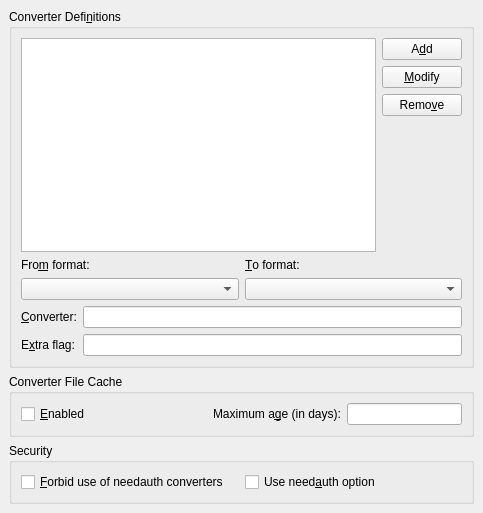
<?xml version="1.0" encoding="UTF-8"?>
<ui version="4.0">
 <class>PrefConvertersUi</class>
 <widget class="QWidget" name="PrefConvertersUi">
  <property name="geometry">
   <rect>
    <x>0</x>
    <y>0</y>
    <width>483</width>
    <height>513</height>
   </rect>
  </property>
  <property name="windowTitle">
   <string/>
  </property>
  <layout class="QGridLayout">
   <property name="leftMargin">
    <number>9</number>
   </property>
   <property name="topMargin">
    <number>9</number>
   </property>
   <property name="rightMargin">
    <number>9</number>
   </property>
   <property name="bottomMargin">
    <number>9</number>
   </property>
   <property name="spacing">
    <number>6</number>
   </property>
   <item row="0" column="0">
    <widget class="QGroupBox" name="converterDefGB">
     <property name="title">
      <string>Converter Defi&amp;nitions</string>
     </property>
     <property name="flat">
      <bool>true</bool>
     </property>
     <layout class="QGridLayout">
      <property name="leftMargin">
       <number>9</number>
      </property>
      <property name="topMargin">
       <number>9</number>
      </property>
      <property name="rightMargin">
       <number>9</number>
      </property>
      <property name="bottomMargin">
       <number>9</number>
      </property>
      <property name="spacing">
       <number>6</number>
      </property>
      <item row="0" column="0">
       <widget class="QListWidget" name="convertersLW">
        <property name="sizePolicy">
         <sizepolicy hsizetype="Expanding" vsizetype="Expanding">
          <horstretch>0</horstretch>
          <verstretch>0</verstretch>
         </sizepolicy>
        </property>
       </widget>
      </item>
      <item row="2" column="0" colspan="2">
       <layout class="QGridLayout">
        <property name="leftMargin">
         <number>0</number>
        </property>
        <property name="topMargin">
         <number>0</number>
        </property>
        <property name="rightMargin">
         <number>0</number>
        </property>
        <property name="bottomMargin">
         <number>0</number>
        </property>
        <property name="spacing">
         <number>6</number>
        </property>
        <item row="0" column="1">
         <layout class="QVBoxLayout">
          <property name="spacing">
           <number>6</number>
          </property>
          <property name="leftMargin">
           <number>0</number>
          </property>
          <property name="topMargin">
           <number>0</number>
          </property>
          <property name="rightMargin">
           <number>0</number>
          </property>
          <property name="bottomMargin">
           <number>0</number>
          </property>
          <item>
           <widget class="QLineEdit" name="converterED"/>
          </item>
          <item>
           <widget class="QLineEdit" name="converterFlagED"/>
          </item>
         </layout>
        </item>
        <item row="0" column="0">
         <layout class="QVBoxLayout">
          <property name="spacing">
           <number>6</number>
          </property>
          <property name="leftMargin">
           <number>0</number>
          </property>
          <property name="topMargin">
           <number>0</number>
          </property>
          <property name="rightMargin">
           <number>0</number>
          </property>
          <property name="bottomMargin">
           <number>0</number>
          </property>
          <item>
           <widget class="QLabel" name="converterLA">
            <property name="text">
             <string>&amp;Converter:</string>
            </property>
            <property name="buddy">
             <cstring>converterED</cstring>
            </property>
           </widget>
          </item>
          <item>
           <widget class="QLabel" name="converterFlagLA">
            <property name="text">
             <string>E&amp;xtra flag:</string>
            </property>
            <property name="buddy">
             <cstring>converterFlagED</cstring>
            </property>
           </widget>
          </item>
         </layout>
        </item>
       </layout>
      </item>
      <item row="1" column="0" colspan="2">
       <layout class="QHBoxLayout">
        <property name="spacing">
         <number>6</number>
        </property>
        <property name="leftMargin">
         <number>0</number>
        </property>
        <property name="topMargin">
         <number>0</number>
        </property>
        <property name="rightMargin">
         <number>0</number>
        </property>
        <property name="bottomMargin">
         <number>0</number>
        </property>
        <item>
         <layout class="QVBoxLayout">
          <property name="spacing">
           <number>6</number>
          </property>
          <property name="leftMargin">
           <number>0</number>
          </property>
          <property name="topMargin">
           <number>0</number>
          </property>
          <property name="rightMargin">
           <number>0</number>
          </property>
          <property name="bottomMargin">
           <number>0</number>
          </property>
          <item>
           <widget class="QLabel" name="converterFromLA">
            <property name="text">
             <string>Fro&amp;m format:</string>
            </property>
            <property name="buddy">
             <cstring>converterFromCO</cstring>
            </property>
           </widget>
          </item>
          <item>
           <widget class="QComboBox" name="converterFromCO">
            <property name="sizePolicy">
             <sizepolicy hsizetype="MinimumExpanding" vsizetype="Fixed">
              <horstretch>0</horstretch>
              <verstretch>0</verstretch>
             </sizepolicy>
            </property>
           </widget>
          </item>
         </layout>
        </item>
        <item>
         <layout class="QVBoxLayout">
          <property name="spacing">
           <number>6</number>
          </property>
          <property name="leftMargin">
           <number>0</number>
          </property>
          <property name="topMargin">
           <number>0</number>
          </property>
          <property name="rightMargin">
           <number>0</number>
          </property>
          <property name="bottomMargin">
           <number>0</number>
          </property>
          <item>
           <widget class="QLabel" name="converterToLA">
            <property name="text">
             <string>&amp;To format:</string>
            </property>
            <property name="buddy">
             <cstring>converterToCO</cstring>
            </property>
           </widget>
          </item>
          <item>
           <widget class="QComboBox" name="converterToCO">
            <property name="sizePolicy">
             <sizepolicy hsizetype="MinimumExpanding" vsizetype="Fixed">
              <horstretch>0</horstretch>
              <verstretch>0</verstretch>
             </sizepolicy>
            </property>
           </widget>
          </item>
         </layout>
        </item>
       </layout>
      </item>
      <item row="0" column="1">
       <layout class="QVBoxLayout">
        <property name="spacing">
         <number>6</number>
        </property>
        <property name="leftMargin">
         <number>0</number>
        </property>
        <property name="topMargin">
         <number>0</number>
        </property>
        <property name="rightMargin">
         <number>0</number>
        </property>
        <property name="bottomMargin">
         <number>0</number>
        </property>
        <item>
         <widget class="QPushButton" name="converterNewPB">
          <property name="text">
           <string>A&amp;dd</string>
          </property>
         </widget>
        </item>
        <item>
         <widget class="QPushButton" name="converterModifyPB">
          <property name="text">
           <string>&amp;Modify</string>
          </property>
         </widget>
        </item>
        <item>
         <widget class="QPushButton" name="converterRemovePB">
          <property name="sizePolicy">
           <sizepolicy hsizetype="Minimum" vsizetype="Fixed">
            <horstretch>0</horstretch>
            <verstretch>0</verstretch>
           </sizepolicy>
          </property>
          <property name="text">
           <string>Remo&amp;ve</string>
          </property>
         </widget>
        </item>
        <item>
         <spacer>
          <property name="orientation">
           <enum>Qt::Vertical</enum>
          </property>
          <property name="sizeHint" stdset="0">
           <size>
            <width>75</width>
            <height>16</height>
           </size>
          </property>
         </spacer>
        </item>
       </layout>
      </item>
     </layout>
    </widget>
   </item>
   <item row="1" column="0">
    <widget class="QGroupBox" name="cacheGB">
     <property name="title">
      <string>Converter File Cache</string>
     </property>
     <property name="flat">
      <bool>true</bool>
     </property>
     <layout class="QGridLayout">
      <property name="leftMargin">
       <number>9</number>
      </property>
      <property name="topMargin">
       <number>9</number>
      </property>
      <property name="rightMargin">
       <number>9</number>
      </property>
      <property name="bottomMargin">
       <number>9</number>
      </property>
      <property name="spacing">
       <number>6</number>
      </property>
      <item row="0" column="0">
       <layout class="QHBoxLayout">
        <property name="spacing">
         <number>6</number>
        </property>
        <property name="leftMargin">
         <number>0</number>
        </property>
        <property name="topMargin">
         <number>0</number>
        </property>
        <property name="rightMargin">
         <number>0</number>
        </property>
        <property name="bottomMargin">
         <number>0</number>
        </property>
        <item>
         <widget class="QCheckBox" name="cacheCB">
          <property name="text">
           <string>&amp;Enabled</string>
          </property>
         </widget>
        </item>
        <item>
         <spacer>
          <property name="orientation">
           <enum>Qt::Horizontal</enum>
          </property>
          <property name="sizeHint" stdset="0">
           <size>
            <width>40</width>
            <height>20</height>
           </size>
          </property>
         </spacer>
        </item>
        <item>
         <widget class="QLabel" name="maxAgeLA">
          <property name="text">
           <string>Maximum a&amp;ge (in days):</string>
          </property>
          <property name="buddy">
           <cstring>maxAgeLE</cstring>
          </property>
         </widget>
        </item>
        <item>
         <widget class="QLineEdit" name="maxAgeLE"/>
        </item>
       </layout>
      </item>
     </layout>
    </widget>
   </item>
   <item row="2" column="0">
    <widget class="QGroupBox" name="securityGB">
     <property name="title">
      <string>Security</string>
     </property>
     <property name="flat">
      <bool>true</bool>
     </property>
     <layout class="QGridLayout">
      <property name="leftMargin">
       <number>9</number>
      </property>
      <property name="topMargin">
       <number>9</number>
      </property>
      <property name="rightMargin">
       <number>9</number>
      </property>
      <property name="bottomMargin">
       <number>9</number>
      </property>
      <property name="spacing">
       <number>6</number>
      </property>
      <item row="0" column="0">
       <layout class="QHBoxLayout">
        <property name="spacing">
         <number>6</number>
        </property>
        <property name="leftMargin">
         <number>0</number>
        </property>
        <property name="topMargin">
         <number>0</number>
        </property>
        <property name="rightMargin">
         <number>0</number>
        </property>
        <property name="bottomMargin">
         <number>0</number>
        </property>
        <item>
         <widget class="QCheckBox" name="needauthForbiddenCB">
          <property name="toolTip">
           <string>When enabled, use of converters with the 'needauth' option is forbidden.</string>
          </property>
          <property name="text">
           <string>&amp;Forbid use of needauth converters</string>
          </property>
         </widget>
        </item>
        <item>
         <widget class="QCheckBox" name="needauthCB">
          <property name="toolTip">
           <string>When enabled, ask user before launching any external converter with the 'needauth' option.</string>
          </property>
          <property name="text">
           <string>Use need&amp;auth option</string>
          </property>
         </widget>
        </item>
       </layout>
      </item>
     </layout>
    </widget>
   </item>
  </layout>
 </widget>
 <tabstops>
  <tabstop>convertersLW</tabstop>
  <tabstop>converterFromCO</tabstop>
  <tabstop>converterToCO</tabstop>
  <tabstop>converterED</tabstop>
  <tabstop>converterFlagED</tabstop>
  <tabstop>converterNewPB</tabstop>
  <tabstop>converterModifyPB</tabstop>
  <tabstop>converterRemovePB</tabstop>
 </tabstops>
 <includes>
  <include location="local">qt_i18n.h</include>
 </includes>
 <resources/>
 <connections/>
</ui>
